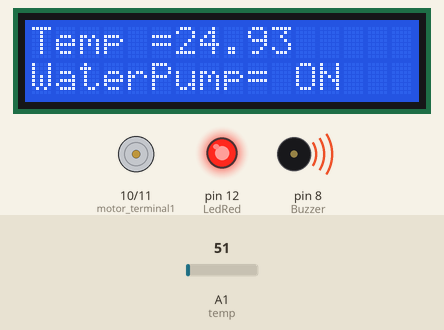
A sketch run on a simulated Arduino Uno, built with avr-gcc and run on an emulated ATmega328P. Parts: 16×2 character LCD, motor-driver pin pairs drawn as motors (green arrow = first pin HIGH = forward, orange = second pin HIGH = backward, longer = more drive, scaled by the enable pin), output pins drawn as LEDs (lit = HIGH), buzzer (waves = sounding). The inputs (shaded band) are chosen by the test bench; at power-on: A1 (temp) = 51. What the sketch prints to the serial monitor is not drawn.

Above: at 3.2 s.
3.3 s: A1 (temp) set to 93
At 4.8 s:
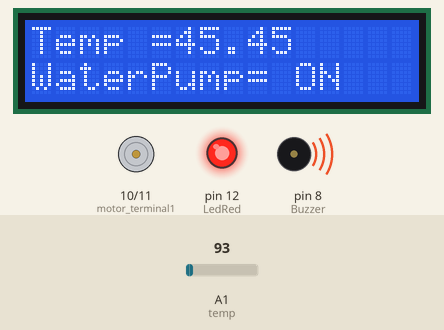
5.5 s: A1 (temp) set to 114
At 6.9 s:
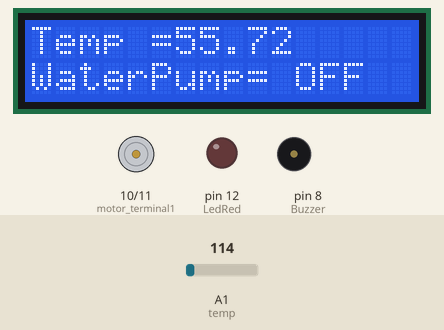
7.6 s: A1 (temp) set to 86
At 8.9 s:
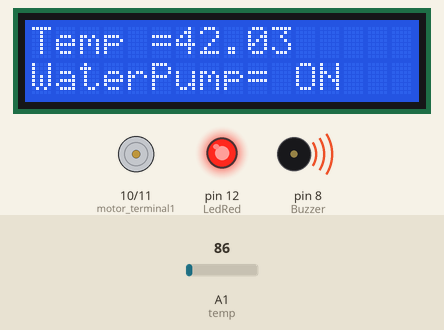
Timing chart, 0 to 10.6 s (numbered marks = the images above; inputs shaded):
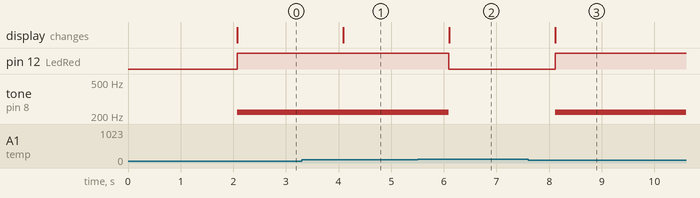

Measured:
- the behaviour switches between 102 and 103 on A1 (temp) (found by bisection; images 1 and 2)
- after the input at 3.3 s, the display: changes after 0.79 s (image 1)
- after the input at 5.5 s, pin 12 (LedRed): HIGH → LOW after 0.59 s; tone on pin 8 (Buzzer): 220 Hz → silent after 0.59 s; the display: changes after 0.60 s (image 2)
- after the input at 7.6 s, pin 12 (LedRed): LOW → HIGH after 0.51 s; tone on pin 8 (Buzzer): silent → 220 Hz after 0.51 s; the display: changes after 0.52 s (image 3)

The sketch:

smart_irrigation_system1.ino
```cpp
#include <LiquidCrystal.h>

// Pin Definitions
const int temp = A1;                // Temperature sensor on A1
const int motor_terminal1 = 10;     // Motor terminal 1 on pin 10
const int motor_terminal2 = 11;     // Motor terminal 2 on pin 11
const int LedRed = 12;              // Red LED for high temp
const int LedGreen = 9;             // Green LED for normal temp
const int Buzzer = 8;               // Buzzer on pin 8

// LCD Pins: RS, EN, D4, D5, D6, D7
LiquidCrystal lcd(2, 3, 4, 5, 6, 7);

void setup() {
  Serial.begin(9600);               // Start serial communication
  Serial.println("Smart irrigation system");

  lcd.begin(16, 2);                 // Initialize the LCD (16x2)
  lcd.print("Smart Irrigation");
  lcd.setCursor(4, 1);
  lcd.print("System!!");

  // Set pin modes
  pinMode(Buzzer, OUTPUT);
  pinMode(LedRed, OUTPUT);
  pinMode(LedGreen, OUTPUT);
  pinMode(motor_terminal1, OUTPUT);
  pinMode(motor_terminal2, OUTPUT);

  delay(2000);                      // Pause to display welcome message
  lcd.clear();
  lcd.print("Temp = ");
  lcd.setCursor(0, 1);
  lcd.print("WaterPump= ");
}

void loop() {
  int value = analogRead(temp);     // Read the analog value from the temp sensor
  float Temperature = (value * 5.0 / 1023.0) * 100;  // Convert analog reading to temperature

  Serial.print("Soil Temperature = ");
  Serial.println(Temperature);

  lcd.setCursor(6, 0);
  lcd.print(Temperature);           // Display the temperature on the LCD
  lcd.setCursor(11, 1);

  if (Temperature > 50) {           // If temperature is above 30°C
    digitalWrite(motor_terminal2, LOW);  // Turn off the water pump
    digitalWrite(motor_terminal1, LOW);
    noTone(Buzzer);                 // Turn off the buzzer
    digitalWrite(LedRed, LOW);      // Turn off red LED
    digitalWrite(LedGreen, HIGH);   // Turn on green LED (indicating normal condition)
    lcd.print("OFF");               // Show pump status as OFF on LCD
    Serial.println("Soil Temperature is high... Water pump is OFF.");
  }
  else {                            // If temperature is below 30°C
    digitalWrite(motor_terminal2, HIGH); // Turn on the water pump
    digitalWrite(motor_terminal1, LOW);
    digitalWrite(LedRed, HIGH);     // Turn on red LED (indicating water pump is ON)
    digitalWrite(LedGreen, LOW);    // Turn off green LED
    tone(Buzzer, 220);              // Turn on the buzzer
    lcd.print("ON ");               // Show pump status as ON on LCD
    Serial.println("Soil temperature is low, water pump is ON.");
  }

  delay(1000);                      // Pause for 1 second before repeating
}
```
